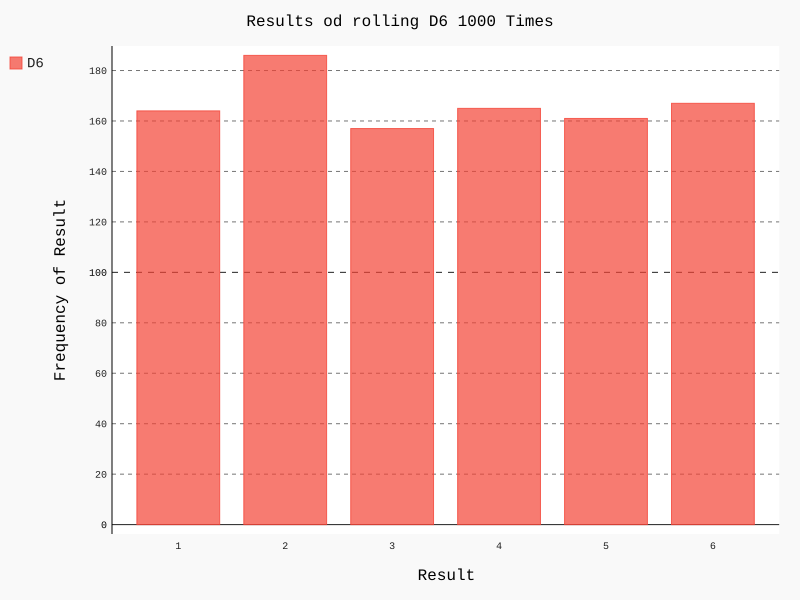

The script that drew this image:
#!/usr/bin/env python3
# -*- coding: utf-8 -*-
"""
Created on Tue Jul 31 17:24:10 2018

@author: sk
"""
from die import Die 
import pygal
#create a D6 die

die = Die()

#make some rolls and store them in a list
results = []
for roll_num in range(1000):
    result = die.roll()
    results.append(result)
    
    #analyze the results
    frequencies = []
    for value in range(1, die.num_sides+1):
        frequency = results.count(value)
        frequencies.append(frequency)
        
    #visualize the reults
    hist = pygal.Bar()
    
    hist.title = "Results od rolling D6 1000 Times"
    hist.x_labels = ['1', '2', '3', '4', '5', '6']
    hist.x_title = "Result"
    hist.y_title = "Frequency of Result"
    
    hist.add('D6', frequencies)
    hist.render_to_file('die_visual.svg')
